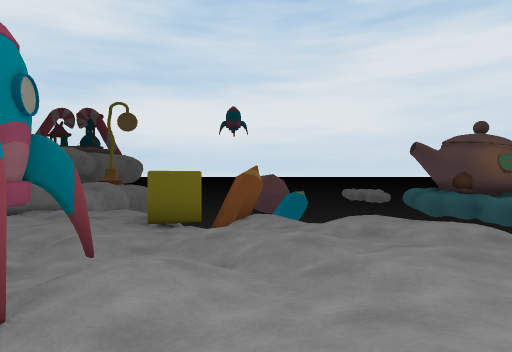
[1] (above)

16 first-person views from a walk through a scene from a Unity 3-D project. The camera is 1.3 m above the floor, looks level and sees 75° across. The floor is counted in squares, 2 m on a side. Each view is taken from the middle of a square. On the plan, view 1 faces up. The plan holds only what a view shows up to about 10 squares ahead; the rest is blank. The place goes on beyond the plan. The player is left out. Some animated figures are not drawn. Some surface patterns are stand-ins.

[2]
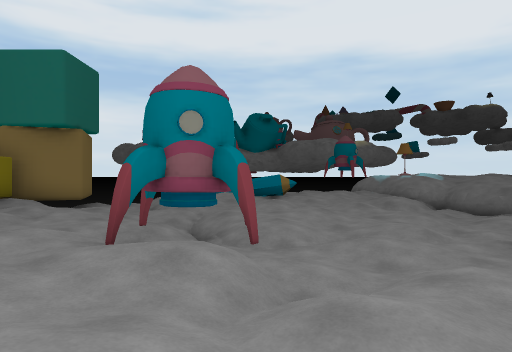

[3]
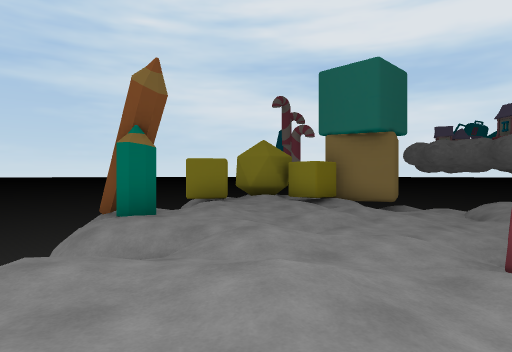

[4]
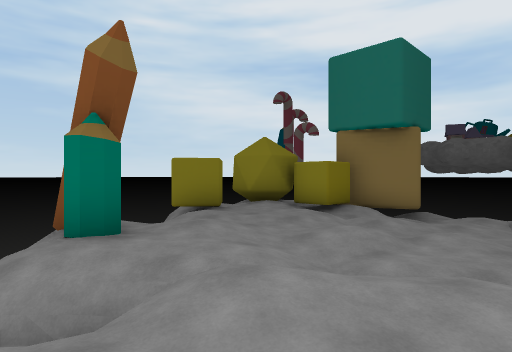

[5]
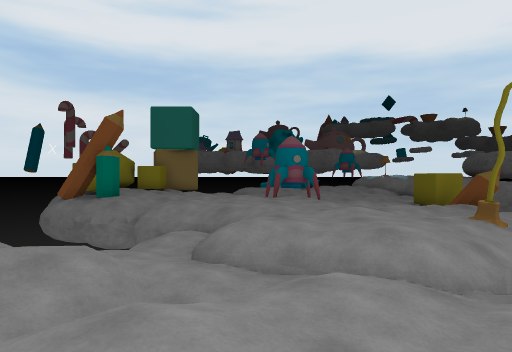

[6]
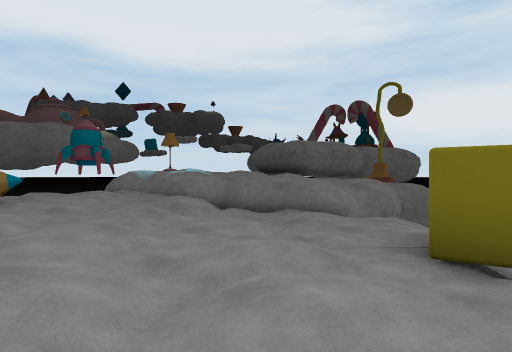

[7]
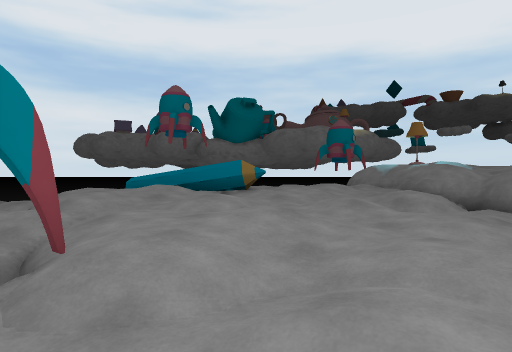

[8]
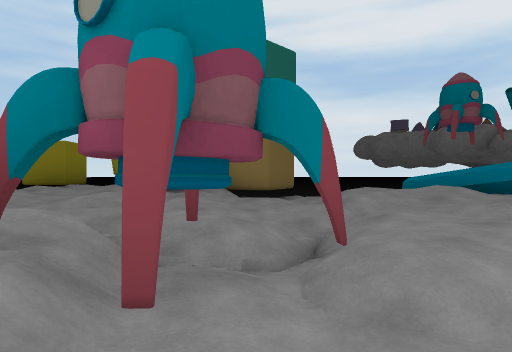

[9]
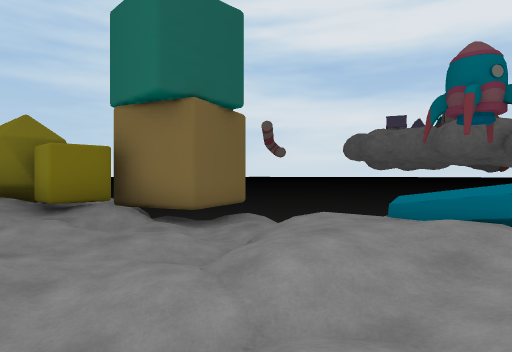

[10]
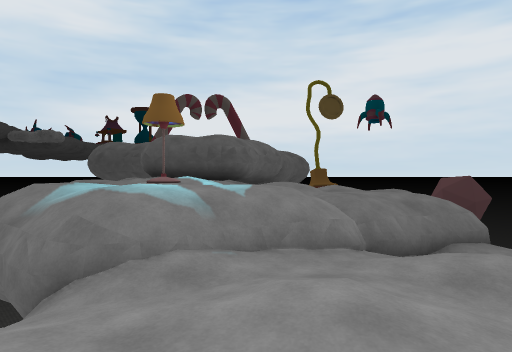

[11]
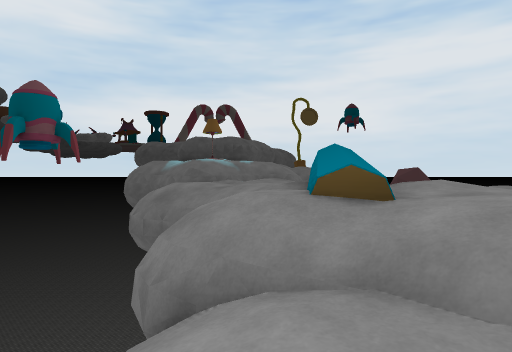

[12]
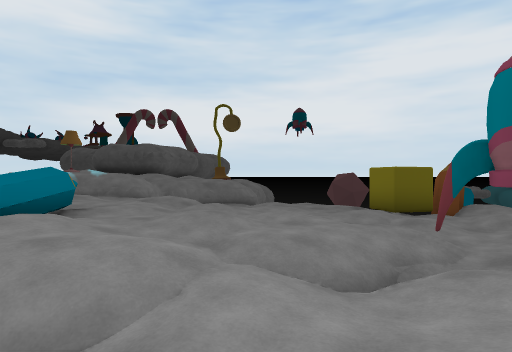

[13]
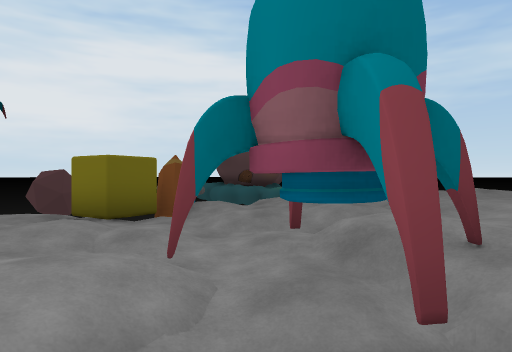

[14]
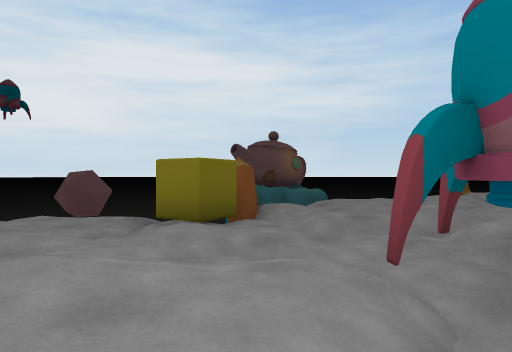

[15]
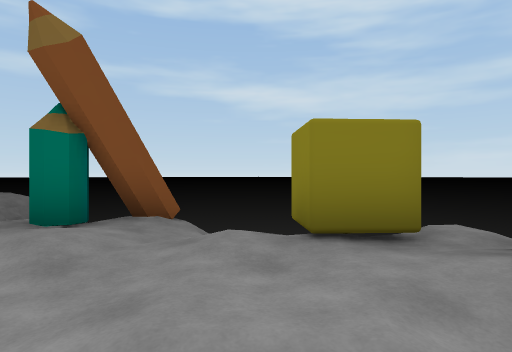

[16]
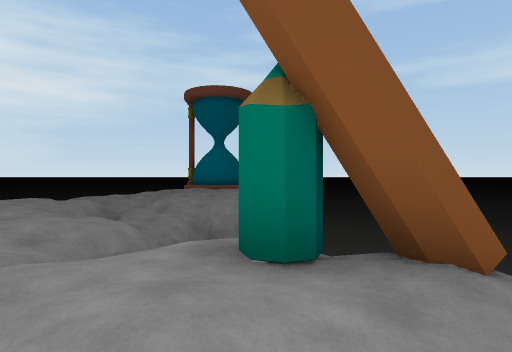

### Floor plan
Key: @ floor where view 1 was taken; # wall or solid block; . main floor; : floor 0.25 m higher than the main floor; - floor 0.25 m lower than the main floor; _ floor 0.5 m lower than the main floor; < floor 0.75 m lower than the main floor; / step, stairs or slope; = window, fence, low wall or low ledge; O other object.
Columns run from 13 left of view 1 to 9 right of it. Each row starts with its distance up from view 1.
 12 ##     ##
 11 ####  ###
 10   #######
  9   ######<_/   O
  8 ###O=#_<___/ ##
  7  ##=..._<__O#O//
  6    ./.-/--___-_-/
  5    :::..---_/--.-
  4     :#...-___--/.O/
  3     /O..--##//...::/-
  2     /O://###.-:..:./-
  1    ## :/-_-#..::///_--/
  0     _//--.-/.@..###//-
 -1     </</--:-/ /- /_.-
 -2     _#_/....:/    /..
 -3     O###.:.:##
 -4       #O:::.O#
 -5        OO#####
 -6         ##

Positions as (right, up) in squares from view 1, and headings:
1: (0, 0), facing up
2: (2, 3), facing left
3: (2, 2), facing down-left
4: (1, 1), facing down-left
5: (9, 1), facing left
6: (-1, 3), facing up-left
7: (-1, 4), facing left
8: (-1, 4), facing down-left
9: (-4, 3), facing down-left
10: (-9, 4), facing up
11: (-9, -1), facing up
12: (-5, -1), facing up
13: (-4, 1), facing up-right
14: (-5, 2), facing up-right
15: (-5, -2), facing down-right
16: (-3, -3), facing right
